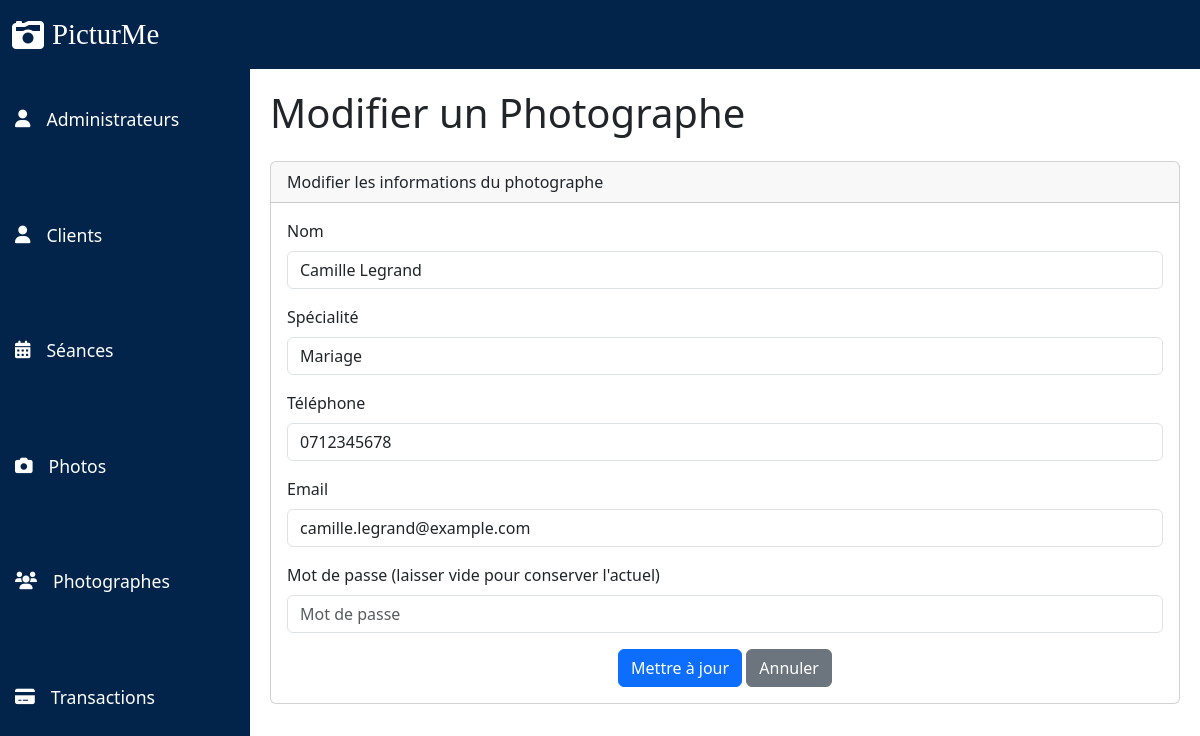
The page /pages/dashboard/edit_photographe.php?id=1 on the database its author committed.
### tables this page shows
CREATE TABLE Photographe (
                             id_photographe INT PRIMARY KEY AUTO_INCREMENT,
                             nom VARCHAR(100),
                             specialite VARCHAR(100),
                             email VARCHAR(100),
                             telephone VARCHAR(15)
);

### public/pages/dashboard/edit_photographe.php (the view, shortened to what this page needs)
<?php
include "../../login/connexion_bdd.php";
if (isset($_GET['id'])) {
    $id_photographe = $_GET['id'];
    $sql = "SELECT * FROM Photographe WHERE id_photographe = '$id_photographe'";
    $result = mysqli_query($conn, $sql);
    $photographe = mysqli_fetch_assoc($result);
} else {
    echo "<script>alert('Aucun photographe spécifié.'); window.location.href = 'photographes.php';</script>";
    exit();
}
?>
<?php
include "../../composants/header.php";
include "../../composants/sidebar.php";
include "../../composants/navbar.php";
?>
<div class="content">
    <h1 class="mb-4">Modifier un Photographe</h1>
    <div class="card">
        <div class="card-header">Modifier les informations du photographe</div>
        <div class="card-body">
            <form action="photographes.php?id=<?php echo $id_photographe; ?>" method="post">
                <div class="mb-3">
                    <label for="nom" class="form-label">Nom</label>
                    <input type="text" id="nom" name="nom" class="form-control" placeholder="Nom du photographe" value="<?php echo $photographe['nom']; ?>" required>
                </div>
                <div class="mb-3">
                    <label for="specialite" class="form-label">Spécialité</label>
                    <input type="text" id="specialite" name="specialite" class="form-control" placeholder="Spécialité du photographe" value="<?php echo $photographe['specialite']; ?>" required>
                </div>
                <div class="mb-3">
                    <label for="telephone" class="form-label">Téléphone</label>
                    <input type="tel" id="telephone" name="telephone" class="form-control" placeholder="Téléphone du photographe" value="<?php echo $photographe['telephone']; ?>" required>
                </div>
                <div class="mb-3">
                    <label for="email" class="form-label">Email</label>
                    <input type="email" id="email" name="email" class="form-control" placeholder="Email du photographe" value="<?php echo $photographe['email']; ?>" required>
                </div>
                <div class="mb-3">
                    <label for="mot_de_passe" class="form-label">Mot de passe (laisser vide pour conserver l'actuel)</label>
                    <input type="password" id="mot_de_passe" name="mot_de_passe" class="form-control" placeholder="Mot de passe">
                </div>
                <div class="text-center">
                    <button type="submit" class="btn btn-primary">Mettre à jour</button>
                    <a href="photographes.php" class="btn btn-secondary">Annuler</a>
                </div>
            </form>
        </div>
    </div>
</div>
</body>
</html>

### ressources/css/dashboard.css (style rules this page uses)
.content { margin-left: 250px; padding: 20px; overflow-y: auto; }

### rows shown on the page
photographe: nom "Camille Legrand", specialite "Mariage", telephone "0712345678", email "camille.legrand@example.com"
